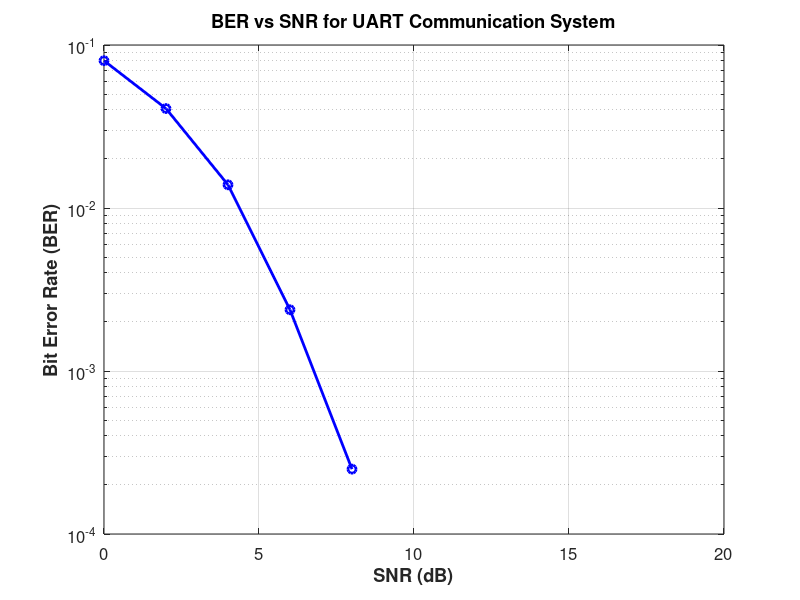
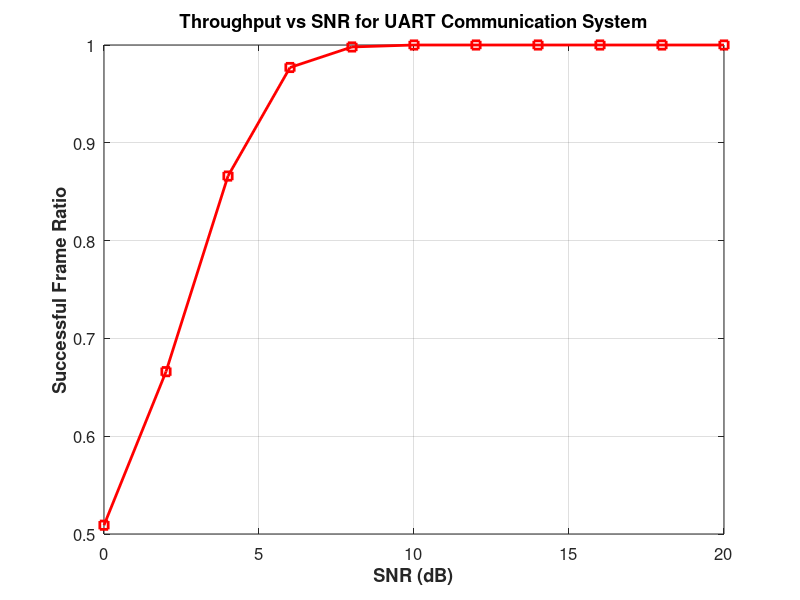

These figures' MATLAB source, in order:
clc;
clear;
close all;

%% =========================================================
%%          UART COMMUNICATION PROTOCOL SIMULATION
%% =========================================================

%% ================= UART PARAMETERS =================
baud_rate = 9600;              % Baud rate
data_bits = 8;                 % Number of data bits
stop_bits = 1;                 % Stop bits
parity_enable = 1;             % 1 = Enable parity

%% ================= SIMULATION PARAMETERS =================
N = 1000;                      % Number of transmitted frames
SNR_dB = 0:2:20;               % SNR range

%% ================= PREALLOCATIONS =================
BER = zeros(size(SNR_dB));
Throughput = zeros(size(SNR_dB));

%% =========================================================
%%                  MAIN SIMULATION
%% =========================================================

for i = 1:length(SNR_dB)

    snr_linear = 10^(SNR_dB(i)/10);

    total_errors = 0;
    total_bits = 0;

    successful_frames = 0;

    %% ==============================================
    %%          TRANSMIT MULTIPLE FRAMES
    %% ==============================================

    for frame = 1:N

        %% ------------------------------------------
        %%          GENERATE RANDOM DATA
        %% ------------------------------------------

        tx_data = randi([0 1], 1, data_bits);

        %% ------------------------------------------
        %%          PARITY BIT GENERATION
        %% ------------------------------------------

        if parity_enable == 1

            parity_bit = mod(sum(tx_data),2);

        else

            parity_bit = [];

        end

        %% ------------------------------------------
        %%          UART FRAME FORMAT
        %% ------------------------------------------
        % Start Bit = 0
        % Data Bits
        % Parity Bit
        % Stop Bit = 1

        uart_frame = [0 tx_data parity_bit ones(1,stop_bits)];

        %% ------------------------------------------
        %%          BPSK MODULATION
        %% ------------------------------------------

        tx_signal = 2*uart_frame - 1;

        %% ------------------------------------------
        %%              AWGN CHANNEL
        %% ------------------------------------------

        noise_sigma = sqrt(1/(2*snr_linear));

        noise = noise_sigma * randn(size(tx_signal));

        rx_signal = tx_signal + noise;

        %% ------------------------------------------
        %%          RECEIVER DETECTION
        %% ------------------------------------------

        rx_bits = rx_signal > 0;

        %% ------------------------------------------
        %%          EXTRACT UART FRAME
        %% ------------------------------------------

        rx_start = rx_bits(1);

        rx_data = rx_bits(2:data_bits+1);

        if parity_enable == 1

            rx_parity = rx_bits(data_bits+2);

        end

        rx_stop = rx_bits(end);

        %% ------------------------------------------
        %%          PARITY CHECK
        %% ------------------------------------------

        parity_error = 0;

        if parity_enable == 1

            calculated_parity = mod(sum(rx_data),2);

            if calculated_parity ~= rx_parity

                parity_error = 1;

            end

        end

        %% ------------------------------------------
        %%          FRAME VALIDATION
        %% ------------------------------------------

        if rx_start == 0 && rx_stop == 1 && parity_error == 0

            successful_frames = successful_frames + 1;

        end

        %% ------------------------------------------
        %%              BER CALCULATION
        %% ------------------------------------------

        bit_errors = sum(tx_data ~= rx_data);

        total_errors = total_errors + bit_errors;

        total_bits = total_bits + data_bits;

    end

    %% ==============================================
    %%          PERFORMANCE METRICS
    %% ==============================================

    BER(i) = total_errors / total_bits;

    Throughput(i) = ...
        successful_frames / N;

end

%% =========================================================
%%                  BER PLOT
%% =========================================================

figure;

semilogy(SNR_dB, BER, 'b-o', ...
    'LineWidth',2);

grid on;

xlabel('SNR (dB)', ...
    'FontWeight','bold');

ylabel('Bit Error Rate (BER)', ...
    'FontWeight','bold');

title('BER vs SNR for UART Communication System', ...
    'FontWeight','bold');

set(gca,'FontSize',12);

%% =========================================================
%%              THROUGHPUT PLOT
%% =========================================================

figure;

plot(SNR_dB, Throughput, 'r-s', ...
    'LineWidth',2);

grid on;

xlabel('SNR (dB)', ...
    'FontWeight','bold');

ylabel('Successful Frame Ratio', ...
    'FontWeight','bold');

title('Throughput vs SNR for UART Communication System', ...
    'FontWeight','bold');

set(gca,'FontSize',12);

%% =========================================================
%%              DISPLAY UART FRAME FORMAT
%% =========================================================

disp(' ');
disp('===========================================');
disp('UART FRAME FORMAT');
disp('===========================================');
disp('[ Start Bit | Data Bits | Parity | Stop ]');
disp('===========================================');

%% =========================================================
%%                  DISPLAY SUMMARY
%% =========================================================

fprintf('\n============================================\n');
fprintf('UART PROTOCOL SIMULATION COMPLETED\n');
fprintf('============================================\n');

fprintf('FEATURES INCLUDED:\n');
fprintf('1. UART Frame Generation\n');
fprintf('2. Start and Stop Bit Detection\n');
fprintf('3. Parity Bit Error Checking\n');
fprintf('4. AWGN Channel Modeling\n');
fprintf('5. BER Analysis\n');
fprintf('6. Throughput Analysis\n');
fprintf('7. Monte Carlo Simulation\n');
fprintf('8. BPSK-Based Transmission\n');

fprintf('============================================\n');
